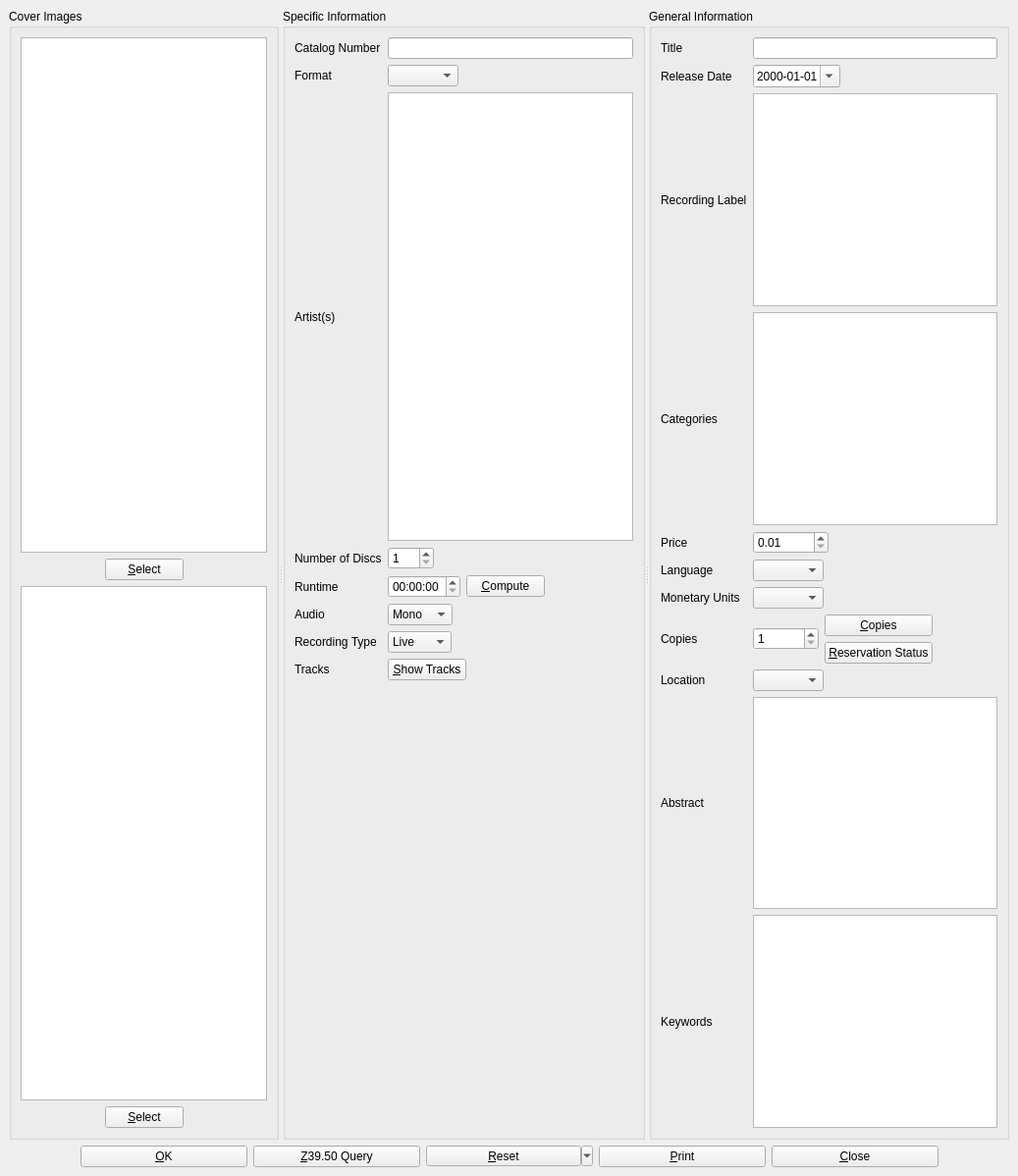
<?xml version="1.0" encoding="UTF-8"?>
<ui version="4.0">
 <class>cdDialog</class>
 <widget class="QMainWindow" name="cdDialog">
  <property name="geometry">
   <rect>
    <x>0</x>
    <y>0</y>
    <width>1037</width>
    <height>1198</height>
   </rect>
  </property>
  <property name="windowTitle">
   <string>BiblioteQ</string>
  </property>
  <property name="windowIcon">
   <iconset>
    <normaloff>icons.d/book.png</normaloff>icons.d/book.png</iconset>
  </property>
  <widget class="QWidget" name="centralwidget">
   <layout class="QVBoxLayout">
    <item>
     <widget class="QScrollArea" name="scrollArea">
      <property name="frameShape">
       <enum>QFrame::NoFrame</enum>
      </property>
      <property name="widgetResizable">
       <bool>true</bool>
      </property>
      <widget class="QWidget" name="scrollAreaWidgetContents">
       <property name="geometry">
        <rect>
         <x>0</x>
         <y>0</y>
         <width>1019</width>
         <height>1138</height>
        </rect>
       </property>
       <layout class="QVBoxLayout" name="verticalLayout">
        <property name="spacing">
         <number>0</number>
        </property>
        <property name="margin">
         <number>0</number>
        </property>
        <item>
         <widget class="QSplitter" name="splitter">
          <property name="orientation">
           <enum>Qt::Horizontal</enum>
          </property>
          <widget class="QGroupBox" name="coverImages">
           <property name="title">
            <string>Cover Images</string>
           </property>
           <layout class="QVBoxLayout">
            <item>
             <widget class="image_drop_site" name="front_image">
              <property name="minimumSize">
               <size>
                <width>150</width>
                <height>200</height>
               </size>
              </property>
              <property name="toolTip">
               <string>Front Cover Image</string>
              </property>
             </widget>
            </item>
            <item>
             <layout class="QHBoxLayout">
              <item>
               <spacer>
                <property name="orientation">
                 <enum>Qt::Horizontal</enum>
                </property>
                <property name="sizeHint" stdset="0">
                 <size>
                  <width>40</width>
                  <height>20</height>
                 </size>
                </property>
               </spacer>
              </item>
              <item>
               <widget class="QPushButton" name="frontButton">
                <property name="text">
                 <string>&amp;Select</string>
                </property>
                <property name="icon">
                 <iconset>
                  <normaloff>icons.d/16x16/fileopen.png</normaloff>icons.d/16x16/fileopen.png</iconset>
                </property>
               </widget>
              </item>
              <item>
               <spacer>
                <property name="orientation">
                 <enum>Qt::Horizontal</enum>
                </property>
                <property name="sizeHint" stdset="0">
                 <size>
                  <width>40</width>
                  <height>20</height>
                 </size>
                </property>
               </spacer>
              </item>
             </layout>
            </item>
            <item>
             <widget class="image_drop_site" name="back_image">
              <property name="minimumSize">
               <size>
                <width>150</width>
                <height>200</height>
               </size>
              </property>
              <property name="toolTip">
               <string>Back Cover Image</string>
              </property>
             </widget>
            </item>
            <item>
             <layout class="QHBoxLayout">
              <item>
               <spacer>
                <property name="orientation">
                 <enum>Qt::Horizontal</enum>
                </property>
                <property name="sizeHint" stdset="0">
                 <size>
                  <width>40</width>
                  <height>20</height>
                 </size>
                </property>
               </spacer>
              </item>
              <item>
               <widget class="QPushButton" name="backButton">
                <property name="text">
                 <string>&amp;Select</string>
                </property>
                <property name="icon">
                 <iconset>
                  <normaloff>icons.d/16x16/fileopen.png</normaloff>icons.d/16x16/fileopen.png</iconset>
                </property>
               </widget>
              </item>
              <item>
               <spacer>
                <property name="orientation">
                 <enum>Qt::Horizontal</enum>
                </property>
                <property name="sizeHint" stdset="0">
                 <size>
                  <width>40</width>
                  <height>20</height>
                 </size>
                </property>
               </spacer>
              </item>
             </layout>
            </item>
           </layout>
          </widget>
          <widget class="QGroupBox" name="groupBox">
           <property name="title">
            <string>Specific Information</string>
           </property>
           <layout class="QGridLayout">
            <item row="0" column="0">
             <widget class="QLabel" name="label">
              <property name="text">
               <string>Catalog Number</string>
              </property>
             </widget>
            </item>
            <item row="0" column="1">
             <widget class="QLineEdit" name="id">
              <property name="maxLength">
               <number>32</number>
              </property>
             </widget>
            </item>
            <item row="1" column="0">
             <widget class="QLabel" name="label_12">
              <property name="text">
               <string>Format</string>
              </property>
             </widget>
            </item>
            <item row="1" column="1">
             <layout class="QHBoxLayout">
              <item>
               <widget class="QComboBox" name="format">
                <property name="currentIndex">
                 <number>-1</number>
                </property>
                <property name="sizeAdjustPolicy">
                 <enum>QComboBox::AdjustToContentsOnFirstShow</enum>
                </property>
               </widget>
              </item>
              <item>
               <spacer>
                <property name="orientation">
                 <enum>Qt::Horizontal</enum>
                </property>
                <property name="sizeHint" stdset="0">
                 <size>
                  <width>40</width>
                  <height>20</height>
                 </size>
                </property>
               </spacer>
              </item>
             </layout>
            </item>
            <item row="2" column="0">
             <widget class="QLabel" name="label_9">
              <property name="text">
               <string>Artist(s)</string>
              </property>
             </widget>
            </item>
            <item row="2" column="1">
             <widget class="hyperlinked_text_edit" name="artist">
              <property name="verticalScrollBarPolicy">
               <enum>Qt::ScrollBarAlwaysOff</enum>
              </property>
              <property name="horizontalScrollBarPolicy">
               <enum>Qt::ScrollBarAlwaysOff</enum>
              </property>
              <property name="tabChangesFocus">
               <bool>true</bool>
              </property>
              <property name="readOnly">
               <bool>false</bool>
              </property>
              <property name="textInteractionFlags">
               <set>Qt::LinksAccessibleByKeyboard|Qt::LinksAccessibleByMouse|Qt::TextBrowserInteraction|Qt::TextEditable|Qt::TextEditorInteraction|Qt::TextSelectableByKeyboard|Qt::TextSelectableByMouse</set>
              </property>
              <property name="openLinks">
               <bool>false</bool>
              </property>
             </widget>
            </item>
            <item row="3" column="0">
             <widget class="QLabel" name="label_5">
              <property name="text">
               <string>Number of Discs</string>
              </property>
             </widget>
            </item>
            <item row="3" column="1">
             <layout class="QHBoxLayout">
              <item>
               <widget class="QSpinBox" name="no_of_discs">
                <property name="minimum">
                 <number>1</number>
                </property>
                <property name="maximum">
                 <number>100</number>
                </property>
               </widget>
              </item>
              <item>
               <spacer>
                <property name="orientation">
                 <enum>Qt::Horizontal</enum>
                </property>
                <property name="sizeHint" stdset="0">
                 <size>
                  <width>40</width>
                  <height>20</height>
                 </size>
                </property>
               </spacer>
              </item>
             </layout>
            </item>
            <item row="4" column="0">
             <widget class="QLabel" name="label_6">
              <property name="text">
               <string>Runtime</string>
              </property>
             </widget>
            </item>
            <item row="4" column="1">
             <layout class="QHBoxLayout">
              <item>
               <widget class="QTimeEdit" name="runtime">
                <property name="displayFormat">
                 <string>hh:mm:ss</string>
                </property>
               </widget>
              </item>
              <item>
               <widget class="QPushButton" name="computeButton">
                <property name="text">
                 <string>&amp;Compute</string>
                </property>
                <property name="icon">
                 <iconset>
                  <normaloff>icons.d/16x16/sum.png</normaloff>icons.d/16x16/sum.png</iconset>
                </property>
               </widget>
              </item>
              <item>
               <spacer>
                <property name="orientation">
                 <enum>Qt::Horizontal</enum>
                </property>
                <property name="sizeHint" stdset="0">
                 <size>
                  <width>40</width>
                  <height>20</height>
                 </size>
                </property>
               </spacer>
              </item>
             </layout>
            </item>
            <item row="5" column="0">
             <widget class="QLabel" name="label_18">
              <property name="text">
               <string>Audio</string>
              </property>
             </widget>
            </item>
            <item row="5" column="1">
             <layout class="QHBoxLayout">
              <item>
               <widget class="QComboBox" name="audio">
                <property name="sizeAdjustPolicy">
                 <enum>QComboBox::AdjustToContents</enum>
                </property>
                <item>
                 <property name="text">
                  <string>Mono</string>
                 </property>
                </item>
                <item>
                 <property name="text">
                  <string>Stereo</string>
                 </property>
                </item>
               </widget>
              </item>
              <item>
               <spacer>
                <property name="orientation">
                 <enum>Qt::Horizontal</enum>
                </property>
                <property name="sizeHint" stdset="0">
                 <size>
                  <width>40</width>
                  <height>20</height>
                 </size>
                </property>
               </spacer>
              </item>
             </layout>
            </item>
            <item row="6" column="0">
             <widget class="QLabel" name="label_17">
              <property name="text">
               <string>Recording Type</string>
              </property>
             </widget>
            </item>
            <item row="6" column="1">
             <layout class="QHBoxLayout">
              <item>
               <widget class="QComboBox" name="recording_type">
                <property name="sizeAdjustPolicy">
                 <enum>QComboBox::AdjustToContents</enum>
                </property>
                <item>
                 <property name="text">
                  <string>Live</string>
                 </property>
                </item>
                <item>
                 <property name="text">
                  <string>Studio</string>
                 </property>
                </item>
               </widget>
              </item>
              <item>
               <spacer>
                <property name="orientation">
                 <enum>Qt::Horizontal</enum>
                </property>
                <property name="sizeHint" stdset="0">
                 <size>
                  <width>40</width>
                  <height>20</height>
                 </size>
                </property>
               </spacer>
              </item>
             </layout>
            </item>
            <item row="7" column="0">
             <widget class="QLabel" name="tracks_lbl">
              <property name="text">
               <string>Tracks</string>
              </property>
             </widget>
            </item>
            <item row="7" column="1">
             <layout class="QHBoxLayout">
              <item>
               <widget class="QPushButton" name="tracksButton">
                <property name="text">
                 <string>&amp;Show Tracks</string>
                </property>
                <property name="icon">
                 <iconset>
                  <normaloff>icons.d/16x16/edittracks.png</normaloff>icons.d/16x16/edittracks.png</iconset>
                </property>
               </widget>
              </item>
              <item>
               <spacer>
                <property name="orientation">
                 <enum>Qt::Horizontal</enum>
                </property>
                <property name="sizeHint" stdset="0">
                 <size>
                  <width>40</width>
                  <height>20</height>
                 </size>
                </property>
               </spacer>
              </item>
             </layout>
            </item>
            <item row="8" column="0">
             <spacer>
              <property name="orientation">
               <enum>Qt::Vertical</enum>
              </property>
              <property name="sizeHint" stdset="0">
               <size>
                <width>20</width>
                <height>40</height>
               </size>
              </property>
             </spacer>
            </item>
           </layout>
          </widget>
          <widget class="QGroupBox" name="groupBox_2">
           <property name="title">
            <string>General Information</string>
           </property>
           <layout class="QGridLayout">
            <item row="0" column="0">
             <widget class="QLabel" name="label_2">
              <property name="text">
               <string>Title</string>
              </property>
             </widget>
            </item>
            <item row="0" column="1">
             <widget class="QLineEdit" name="title"/>
            </item>
            <item row="1" column="0">
             <widget class="QLabel" name="label_13">
              <property name="text">
               <string>Release Date</string>
              </property>
             </widget>
            </item>
            <item row="1" column="1">
             <layout class="QHBoxLayout">
              <item>
               <widget class="QDateEdit" name="release_date">
                <property name="displayFormat">
                 <string>yyyy-MM-dd</string>
                </property>
                <property name="calendarPopup">
                 <bool>true</bool>
                </property>
               </widget>
              </item>
              <item>
               <spacer>
                <property name="orientation">
                 <enum>Qt::Horizontal</enum>
                </property>
                <property name="sizeHint" stdset="0">
                 <size>
                  <width>40</width>
                  <height>20</height>
                 </size>
                </property>
               </spacer>
              </item>
             </layout>
            </item>
            <item row="2" column="0">
             <widget class="QLabel" name="label_14">
              <property name="text">
               <string>Recording Label</string>
              </property>
             </widget>
            </item>
            <item row="2" column="1">
             <widget class="hyperlinked_text_edit" name="recording_label">
              <property name="verticalScrollBarPolicy">
               <enum>Qt::ScrollBarAlwaysOff</enum>
              </property>
              <property name="horizontalScrollBarPolicy">
               <enum>Qt::ScrollBarAlwaysOff</enum>
              </property>
              <property name="tabChangesFocus">
               <bool>true</bool>
              </property>
              <property name="readOnly">
               <bool>false</bool>
              </property>
              <property name="textInteractionFlags">
               <set>Qt::LinksAccessibleByKeyboard|Qt::LinksAccessibleByMouse|Qt::TextBrowserInteraction|Qt::TextEditable|Qt::TextEditorInteraction|Qt::TextSelectableByKeyboard|Qt::TextSelectableByMouse</set>
              </property>
              <property name="openLinks">
               <bool>false</bool>
              </property>
             </widget>
            </item>
            <item row="3" column="0">
             <widget class="QLabel" name="label_15">
              <property name="text">
               <string>Categories</string>
              </property>
             </widget>
            </item>
            <item row="4" column="0">
             <widget class="QLabel" name="label_16">
              <property name="text">
               <string>Price</string>
              </property>
             </widget>
            </item>
            <item row="4" column="1">
             <widget class="QDoubleSpinBox" name="price">
              <property name="sizePolicy">
               <sizepolicy hsizetype="Fixed" vsizetype="Fixed">
                <horstretch>0</horstretch>
                <verstretch>0</verstretch>
               </sizepolicy>
              </property>
              <property name="minimum">
               <double>0.010000000000000</double>
              </property>
              <property name="maximum">
               <double>10000.000000000000000</double>
              </property>
              <property name="singleStep">
               <double>0.010000000000000</double>
              </property>
              <property name="value">
               <double>0.010000000000000</double>
              </property>
             </widget>
            </item>
            <item row="5" column="0">
             <widget class="QLabel" name="label_4">
              <property name="text">
               <string>Language</string>
              </property>
             </widget>
            </item>
            <item row="5" column="1">
             <layout class="QHBoxLayout">
              <item>
               <widget class="QComboBox" name="language">
                <property name="sizeAdjustPolicy">
                 <enum>QComboBox::AdjustToContentsOnFirstShow</enum>
                </property>
               </widget>
              </item>
              <item>
               <spacer>
                <property name="orientation">
                 <enum>Qt::Horizontal</enum>
                </property>
                <property name="sizeHint" stdset="0">
                 <size>
                  <width>40</width>
                  <height>20</height>
                 </size>
                </property>
               </spacer>
              </item>
             </layout>
            </item>
            <item row="6" column="0">
             <widget class="QLabel" name="label_3">
              <property name="text">
               <string>Monetary Units</string>
              </property>
             </widget>
            </item>
            <item row="6" column="1">
             <widget class="QComboBox" name="monetary_units">
              <property name="sizePolicy">
               <sizepolicy hsizetype="Fixed" vsizetype="Fixed">
                <horstretch>0</horstretch>
                <verstretch>0</verstretch>
               </sizepolicy>
              </property>
             </widget>
            </item>
            <item row="7" column="0">
             <widget class="QLabel" name="label_8">
              <property name="text">
               <string>Copies</string>
              </property>
             </widget>
            </item>
            <item row="7" column="1">
             <layout class="QHBoxLayout">
              <item>
               <widget class="QSpinBox" name="quantity">
                <property name="minimum">
                 <number>1</number>
                </property>
                <property name="maximum">
                 <number>999999999</number>
                </property>
                <property name="value">
                 <number>1</number>
                </property>
               </widget>
              </item>
              <item>
               <layout class="QGridLayout">
                <item row="0" column="0">
                 <widget class="QPushButton" name="copiesButton">
                  <property name="text">
                   <string>&amp;Copies</string>
                  </property>
                  <property name="icon">
                   <iconset>
                    <normaloff>icons.d/16x16/editcopy.png</normaloff>icons.d/16x16/editcopy.png</iconset>
                  </property>
                 </widget>
                </item>
                <item row="1" column="0">
                 <widget class="QPushButton" name="showUserButton">
                  <property name="text">
                   <string>&amp;Reservation Status</string>
                  </property>
                  <property name="icon">
                   <iconset>
                    <normaloff>icons.d/16x16/members.png</normaloff>icons.d/16x16/members.png</iconset>
                  </property>
                 </widget>
                </item>
               </layout>
              </item>
              <item>
               <spacer>
                <property name="orientation">
                 <enum>Qt::Horizontal</enum>
                </property>
                <property name="sizeHint" stdset="0">
                 <size>
                  <width>40</width>
                  <height>20</height>
                 </size>
                </property>
               </spacer>
              </item>
             </layout>
            </item>
            <item row="8" column="0">
             <widget class="QLabel" name="label_10">
              <property name="text">
               <string>Location</string>
              </property>
             </widget>
            </item>
            <item row="8" column="1">
             <layout class="QHBoxLayout">
              <item>
               <widget class="QComboBox" name="location"/>
              </item>
              <item>
               <spacer>
                <property name="orientation">
                 <enum>Qt::Horizontal</enum>
                </property>
                <property name="sizeHint" stdset="0">
                 <size>
                  <width>40</width>
                  <height>20</height>
                 </size>
                </property>
               </spacer>
              </item>
             </layout>
            </item>
            <item row="9" column="0">
             <widget class="QLabel" name="label_7">
              <property name="text">
               <string>Abstract</string>
              </property>
             </widget>
            </item>
            <item row="9" column="1">
             <widget class="QTextEdit" name="description">
              <property name="tabChangesFocus">
               <bool>true</bool>
              </property>
              <property name="acceptRichText">
               <bool>false</bool>
              </property>
             </widget>
            </item>
            <item row="3" column="1">
             <widget class="hyperlinked_text_edit" name="category">
              <property name="tabChangesFocus">
               <bool>true</bool>
              </property>
              <property name="readOnly">
               <bool>false</bool>
              </property>
              <property name="textInteractionFlags">
               <set>Qt::LinksAccessibleByKeyboard|Qt::LinksAccessibleByMouse|Qt::TextBrowserInteraction|Qt::TextEditable|Qt::TextEditorInteraction|Qt::TextSelectableByKeyboard|Qt::TextSelectableByMouse</set>
              </property>
              <property name="openLinks">
               <bool>false</bool>
              </property>
             </widget>
            </item>
            <item row="10" column="0">
             <widget class="QLabel" name="label_11">
              <property name="text">
               <string>Keywords</string>
              </property>
             </widget>
            </item>
            <item row="10" column="1">
             <widget class="hyperlinked_text_edit" name="keyword">
              <property name="tabChangesFocus">
               <bool>true</bool>
              </property>
              <property name="readOnly">
               <bool>false</bool>
              </property>
              <property name="textInteractionFlags">
               <set>Qt::LinksAccessibleByKeyboard|Qt::LinksAccessibleByMouse|Qt::TextBrowserInteraction|Qt::TextEditable|Qt::TextEditorInteraction|Qt::TextSelectableByKeyboard|Qt::TextSelectableByMouse</set>
              </property>
              <property name="openLinks">
               <bool>false</bool>
              </property>
             </widget>
            </item>
           </layout>
          </widget>
         </widget>
        </item>
       </layout>
      </widget>
     </widget>
    </item>
    <item>
     <layout class="QHBoxLayout">
      <item>
       <spacer>
        <property name="orientation">
         <enum>Qt::Horizontal</enum>
        </property>
        <property name="sizeHint" stdset="0">
         <size>
          <width>40</width>
          <height>20</height>
         </size>
        </property>
       </spacer>
      </item>
      <item>
       <widget class="QPushButton" name="okButton">
        <property name="sizePolicy">
         <sizepolicy hsizetype="Fixed" vsizetype="Fixed">
          <horstretch>0</horstretch>
          <verstretch>0</verstretch>
         </sizepolicy>
        </property>
        <property name="minimumSize">
         <size>
          <width>170</width>
          <height>0</height>
         </size>
        </property>
        <property name="text">
         <string>&amp;OK</string>
        </property>
        <property name="icon">
         <iconset>
          <normaloff>icons.d/16x16/ok.png</normaloff>icons.d/16x16/ok.png</iconset>
        </property>
       </widget>
      </item>
      <item>
       <widget class="QPushButton" name="queryButton">
        <property name="minimumSize">
         <size>
          <width>170</width>
          <height>0</height>
         </size>
        </property>
        <property name="text">
         <string>&amp;Z39.50 Query</string>
        </property>
        <property name="icon">
         <iconset>
          <normaloff>icons.d/16x16/down.png</normaloff>icons.d/16x16/down.png</iconset>
        </property>
       </widget>
      </item>
      <item>
       <widget class="QToolButton" name="resetButton">
        <property name="minimumSize">
         <size>
          <width>170</width>
          <height>0</height>
         </size>
        </property>
        <property name="text">
         <string>&amp;Reset</string>
        </property>
        <property name="popupMode">
         <enum>QToolButton::MenuButtonPopup</enum>
        </property>
        <property name="arrowType">
         <enum>Qt::NoArrow</enum>
        </property>
       </widget>
      </item>
      <item>
       <widget class="QPushButton" name="printButton">
        <property name="minimumSize">
         <size>
          <width>170</width>
          <height>0</height>
         </size>
        </property>
        <property name="text">
         <string>&amp;Print</string>
        </property>
        <property name="icon">
         <iconset>
          <normaloff>icons.d/16x16/fileprint.png</normaloff>icons.d/16x16/fileprint.png</iconset>
        </property>
       </widget>
      </item>
      <item>
       <widget class="QPushButton" name="cancelButton">
        <property name="minimumSize">
         <size>
          <width>170</width>
          <height>0</height>
         </size>
        </property>
        <property name="text">
         <string>&amp;Close</string>
        </property>
        <property name="icon">
         <iconset>
          <normaloff>icons.d/16x16/cancel.png</normaloff>icons.d/16x16/cancel.png</iconset>
        </property>
       </widget>
      </item>
      <item>
       <spacer>
        <property name="orientation">
         <enum>Qt::Horizontal</enum>
        </property>
        <property name="sizeHint" stdset="0">
         <size>
          <width>40</width>
          <height>20</height>
         </size>
        </property>
       </spacer>
      </item>
     </layout>
    </item>
   </layout>
  </widget>
 </widget>
 <customwidgets>
  <customwidget>
   <class>image_drop_site</class>
   <extends>QGraphicsView</extends>
   <header>image_drop_site.h</header>
  </customwidget>
  <customwidget>
   <class>hyperlinked_text_edit</class>
   <extends>QTextBrowser</extends>
   <header>hyperlinked_text_edit.h</header>
  </customwidget>
 </customwidgets>
 <tabstops>
  <tabstop>scrollArea</tabstop>
  <tabstop>front_image</tabstop>
  <tabstop>frontButton</tabstop>
  <tabstop>back_image</tabstop>
  <tabstop>backButton</tabstop>
  <tabstop>id</tabstop>
  <tabstop>format</tabstop>
  <tabstop>artist</tabstop>
  <tabstop>no_of_discs</tabstop>
  <tabstop>runtime</tabstop>
  <tabstop>computeButton</tabstop>
  <tabstop>audio</tabstop>
  <tabstop>recording_type</tabstop>
  <tabstop>tracksButton</tabstop>
  <tabstop>title</tabstop>
  <tabstop>release_date</tabstop>
  <tabstop>recording_label</tabstop>
  <tabstop>category</tabstop>
  <tabstop>price</tabstop>
  <tabstop>language</tabstop>
  <tabstop>monetary_units</tabstop>
  <tabstop>quantity</tabstop>
  <tabstop>copiesButton</tabstop>
  <tabstop>showUserButton</tabstop>
  <tabstop>location</tabstop>
  <tabstop>description</tabstop>
  <tabstop>keyword</tabstop>
  <tabstop>okButton</tabstop>
  <tabstop>queryButton</tabstop>
  <tabstop>resetButton</tabstop>
  <tabstop>printButton</tabstop>
  <tabstop>cancelButton</tabstop>
 </tabstops>
 <resources/>
 <connections/>
</ui>
